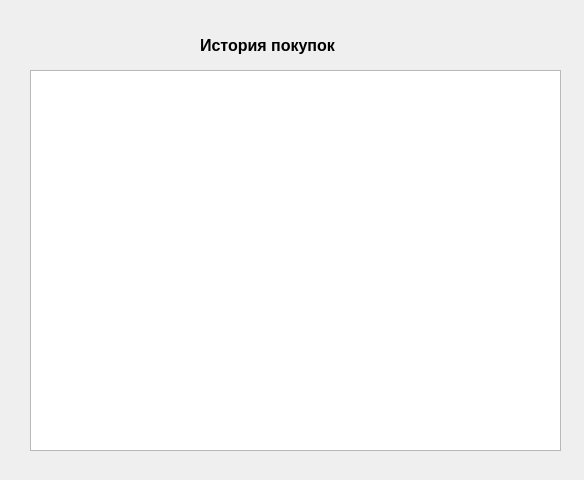
<?xml version="1.0" encoding="UTF-8"?>
<ui version="4.0">
 <class>history</class>
 <widget class="QWidget" name="history">
  <property name="geometry">
   <rect>
    <x>0</x>
    <y>0</y>
    <width>584</width>
    <height>480</height>
   </rect>
  </property>
  <property name="windowTitle">
   <string>Form</string>
  </property>
  <widget class="QTableWidget" name="tableWidget">
   <property name="geometry">
    <rect>
     <x>30</x>
     <y>70</y>
     <width>531</width>
     <height>381</height>
    </rect>
   </property>
  </widget>
  <widget class="QLabel" name="label">
   <property name="geometry">
    <rect>
     <x>200</x>
     <y>30</y>
     <width>181</width>
     <height>31</height>
    </rect>
   </property>
   <property name="font">
    <font>
     <pointsize>12</pointsize>
     <bold>true</bold>
    </font>
   </property>
   <property name="text">
    <string>История покупок</string>
   </property>
  </widget>
 </widget>
 <resources/>
 <connections/>
</ui>
